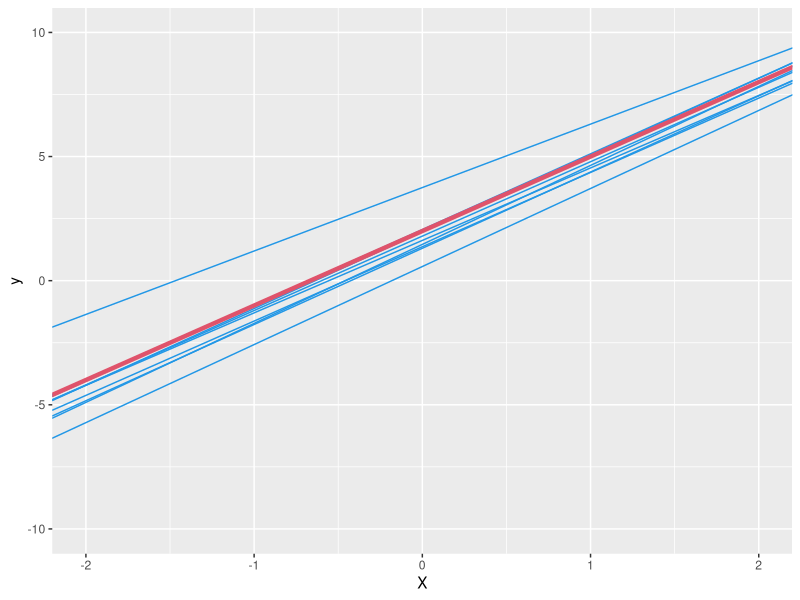
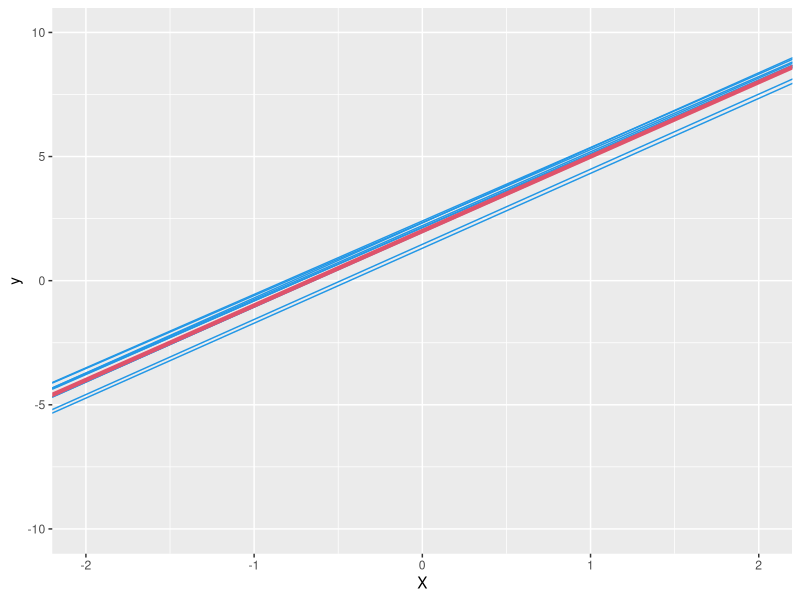
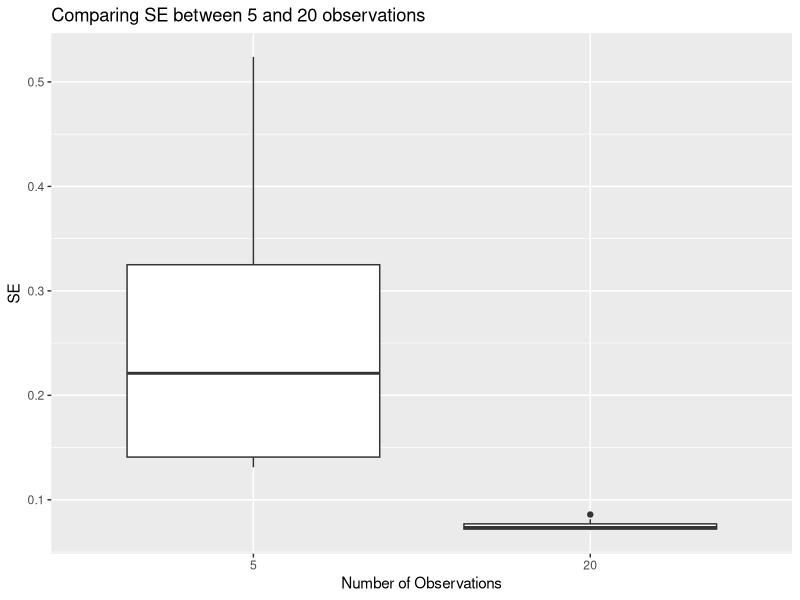
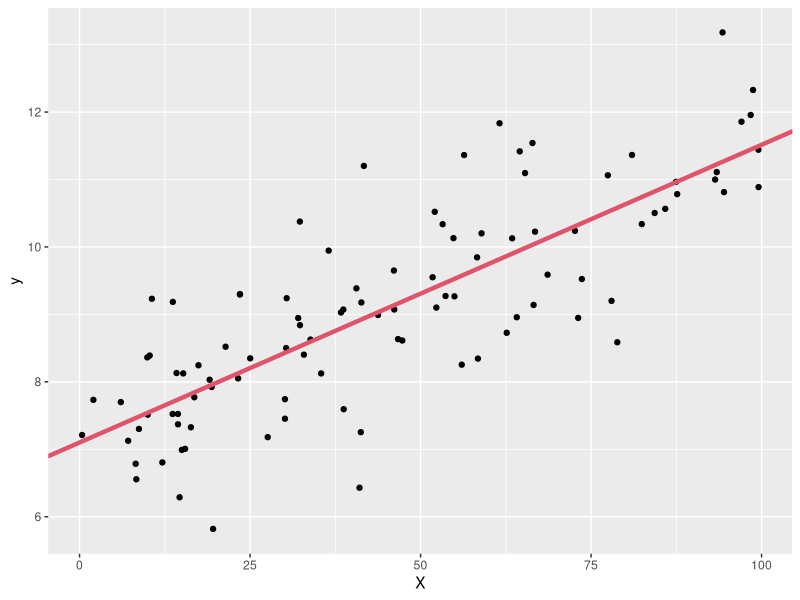
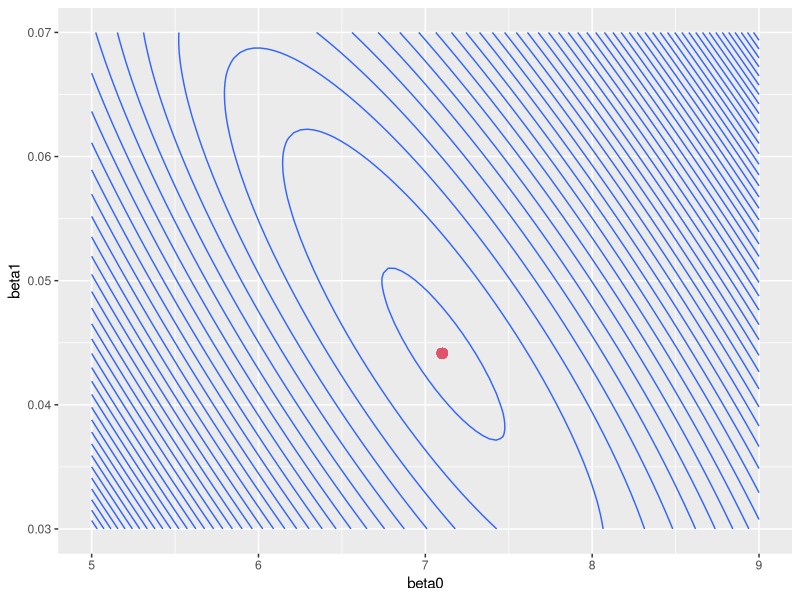
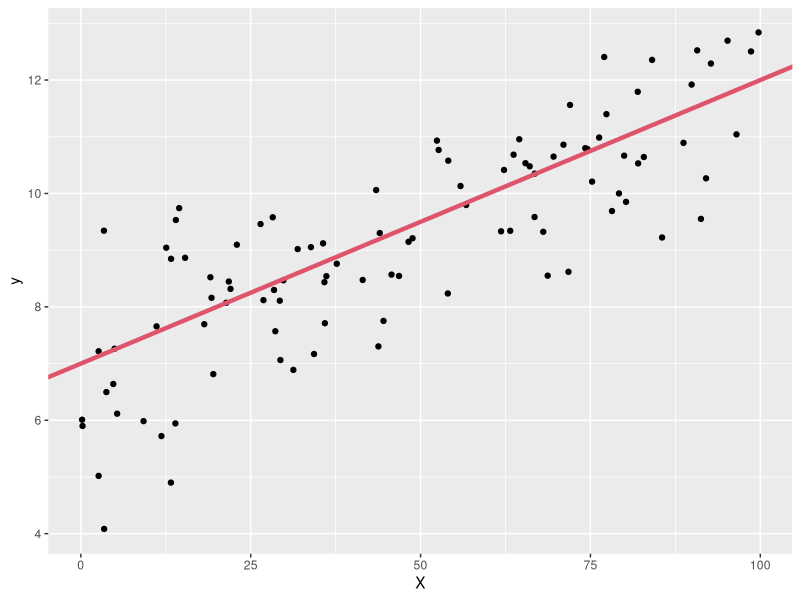
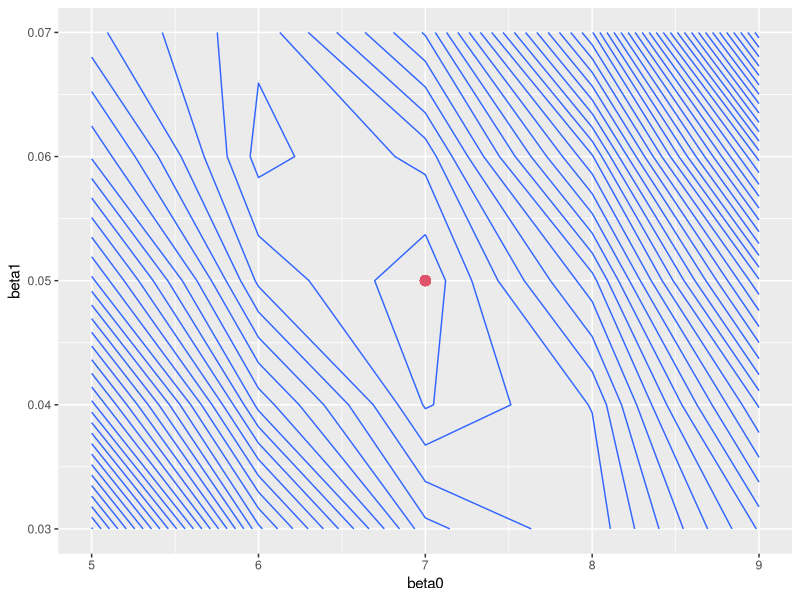

These figures' R source, in order:
## ---- chunk 1
knitr::opts_chunk$set(echo = TRUE, warning=FALSE)
## ---- chunk 2
library(ggplot2)
library(magrittr)
library(tidyr)
## ---- chunk 3
Eq3.4 <- function(X, y){
  
  # Equations to estimate beta0 and beta1
  beta1 = sum((X-mean(X))*(y-mean(y))) / sum((X-mean(X))^2)
  beta0 = mean(y) - beta1*mean(X)
  
  return(list(beta0, beta1))
}
## ---- chunk 4

Experiment <- function(N.Obs, N.Exp, X.min, X.max, epsilon.mu, epsilon.sd){
  
  beta0 <- beta1 <- 0
  beta0_lm <- beta1_lm <- 0
  SE_beta1 <- 0
  
  for (i in 1:N.Exp){
    X = runif(N.Obs, min = X.min, max = X.max)
    epsilon = rnorm(N.Obs, mean = epsilon.mu, sd = epsilon.sd)
    y = 2 + 3*X + epsilon
    
#    n.exp = i*rep(N.Obs, 1)
    
#    data.points <- rbind(data.points, data.frame(n.exp, X, y))
    
    coeff <- Eq3.4(X, y)
    beta0[i] <- coeff[[1]]
    beta1[i] <- coeff[[2]]
    
    SE_beta1[i] <- sqrt(epsilon.sd^2 / sum((X-mean(X))^2) )
    
    fit.lm <- lm(y~X)
    beta0_lm[i] <- fit.lm$coefficients[1]
    beta1_lm[i] <- fit.lm$coefficients[2]
  }
  

  return(data.frame(beta0, beta1,beta0_lm, beta1_lm, SE_beta1))
}
## ---- chunk 5
Visualize <- function(Coeff.df){
  # data.points = data.frame(X, y)
  ggplot() +
    geom_abline(data = Coeff.df, aes(slope=beta1 , intercept=beta0), col=4) +
    geom_abline(aes(slope = 3, intercept = 2), size=1.5, col=2) +
    scale_x_continuous(name="X", limits=c(-2,2)) +
    scale_y_continuous(name="y", limits=c(-10,10))
    # geom_point(data.points, aes(X,y, col = n.exp))
    
}
## ---- chunk 6
N.Exp = 10
N.Obs = 5
X.min = 0
X.max = 10
epsilon.mu = 0
epsilon.sd = 1
## ---- chunk 7
Coeff.df <- Experiment(N.Obs, N.Exp, X.min, X.max, epsilon.mu, epsilon.sd)

Coeff.df
## ---- chunk 8
Visualize(Coeff.df)
## ---- chunk 9
N.Exp = 10
N.Obs = 20
X.min = 0
X.max = 10
epsilon.mu = 0
epsilon.sd = 1
## ---- chunk 10
Coeff.df <- Experiment(N.Obs, N.Exp, X.min, X.max, epsilon.mu, epsilon.sd)
Coeff.df
## ---- chunk 11
Visualize(Coeff.df)
## ---- chunk 12
SE.5 <- Experiment(N.Obs=5, N.Exp, X.min, X.max, epsilon.mu, epsilon.sd)$SE_beta1
SE.20<- Experiment(N.Obs=20, N.Exp, X.min, X.max, epsilon.mu, epsilon.sd)$SE_beta1

SE.df <- data.frame(SE.5, SE.20) %>%
  `colnames<-` (c(5,20)) %>%
  pivot_longer(cols=1:2, names_to = "N.Obs", values_to = 'SE')
## ---- chunk 13

ggplot(SE.df, aes(x = N.Obs, y = SE)) +
geom_boxplot() +
scale_x_discrete(limits = rev) +
labs(
title = "Comparing SE between 5 and 20 observations",
x = 'Number of Observations',
y = 'SE'
)

## ---- chunk 14
t.test(SE.5, SE.20, alternative = "two.sided", var.equal = F)
## ---- chunk 15

RSS_func <- function(b0, b1, X, y){
  y_hat = b0 + b1*X
  RSS = sum( ( y-y_hat )^2 )
  
  return(RSS)
}

## ---- chunk 16
i <- 0

N.Obs = 100
X = runif(N.Obs, min = 0, max = 100)
epsilon = rnorm(N.Obs, mean = 0, sd = 1)
#y = 2 + 3*X + epsilon
y = 7.0 + .05*X + epsilon

beta1 <- beta0 <- 0
RSS <- 0

for (bet0 in seq(5,9,length.out=100)){
  for (bet1 in seq(.03,.07,length.out=100)){
    i <- i+1
    beta0[i] <- bet0
    beta1[i] <- bet1
    RSS[i]   <- RSS_func(bet0, bet1, X, y)
  }
}

beta0.opt <- beta0[RSS==min(RSS)]
beta1.opt <- beta1[RSS==min(RSS)]

## ---- chunk 17
datapoints = data.frame(X,y)
ggplot(datapoints, aes(X, y))+
  geom_point() +
  geom_abline(aes(slope = beta1.opt, intercept=beta0.opt), color = 2, size = 1.5)
## ---- chunk 18
df.RSS = data.frame(beta0, beta1, RSS)
var.opt = data.frame(beta0.opt, beta1.opt)

ggplot(df.RSS, aes(beta0, beta1, z=RSS)) +
  geom_contour(bins = 50) +
  geom_point(aes(x = beta0.opt, y = beta1.opt), color=2, size=3)
## ---- chunk 19
fit = lm(y~X)

beta0.lm = fit$coefficients[1]
beta1.lm = fit$coefficients[2]

data.frame(beta0.opt, beta1.opt, beta0.lm, beta1.lm)
## ---- chunk 20
i <- 0

N.Obs = 100
X = runif(N.Obs, min = 0, max = 100)
epsilon = rnorm(N.Obs, mean = 0, sd = 1)
#y = 2 + 3*X + epsilon
y = 7.0 + .05*X + epsilon

beta1 <- beta0 <- 0
RSS <- 0

for (bet0 in seq(5,9,length.out=5)){
  for (bet1 in seq(.03,.07,length.out=5)){
    i <- i+1
    beta0[i] <- bet0
    beta1[i] <- bet1
    RSS[i]   <- RSS_func(bet0, bet1, X, y)
  }
}

beta0.opt <- beta0[RSS==min(RSS)]
beta1.opt <- beta1[RSS==min(RSS)]

## ---- chunk 21
datapoints = data.frame(X,y)
ggplot(datapoints, aes(X, y))+
  geom_point() +
  geom_abline(aes(slope = beta1.opt, intercept=beta0.opt), color = 2, size = 1.5)
## ---- chunk 22
df.RSS = data.frame(beta0, beta1, RSS)
var.opt = data.frame(beta0.opt, beta1.opt)

ggplot(df.RSS, aes(beta0, beta1, z=RSS)) +
  geom_contour(bins = 50) +
  geom_point(aes(x = beta0.opt, y = beta1.opt), color=2, size=3)
## ---- chunk 23
fit = lm(y~X)

beta0.lm = fit$coefficients[1]
beta1.lm = fit$coefficients[2]

data.frame(beta0.opt, beta1.opt, beta0.lm, beta1.lm)
